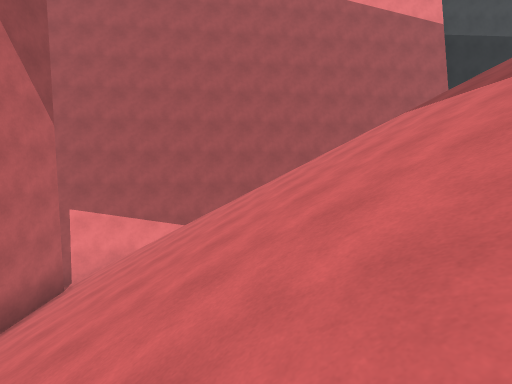
view 1 (above)

18 first-person views from a walk through a 3-D level made in the Unity game engine. The camera is 1.3 m above the floor, tilts 6° down and sees 85° across. The floor is counted in squares, 2 m on a side. Each view is taken from the middle of a square. On the plan, view 1 faces up. The plan holds only what a view shows up to about 9 squares ahead; the rest is blank. The place goes on beyond the plan.

view 2
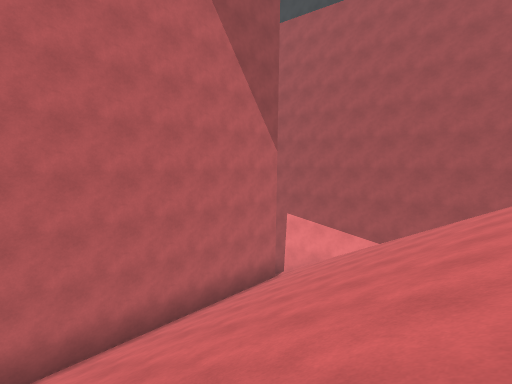

view 3
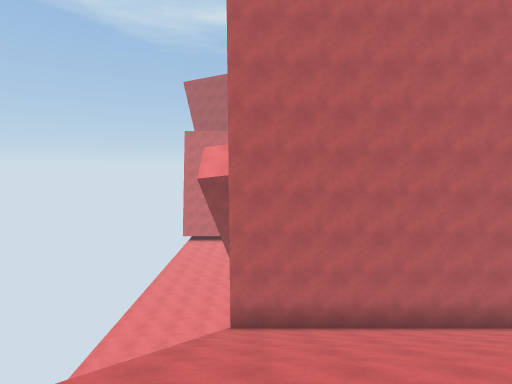

view 4
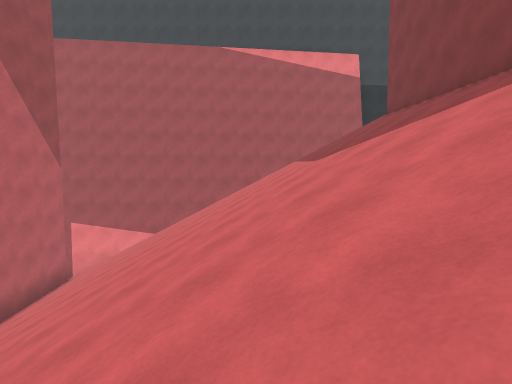

view 5
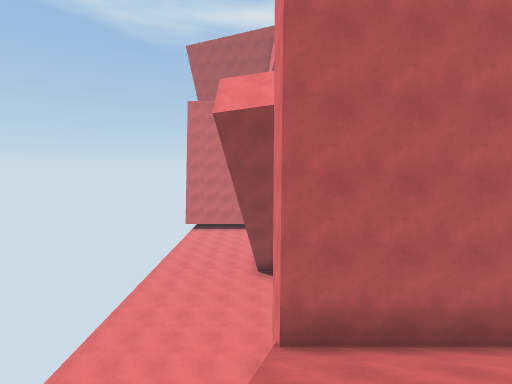

view 6
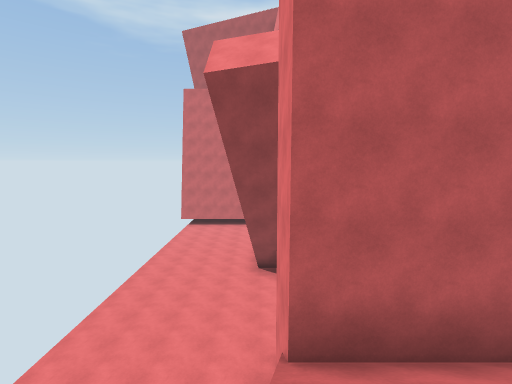

view 7
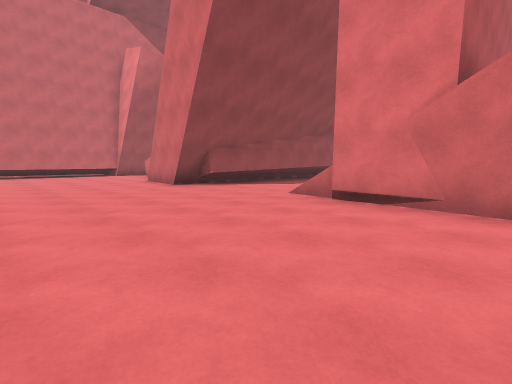

view 8
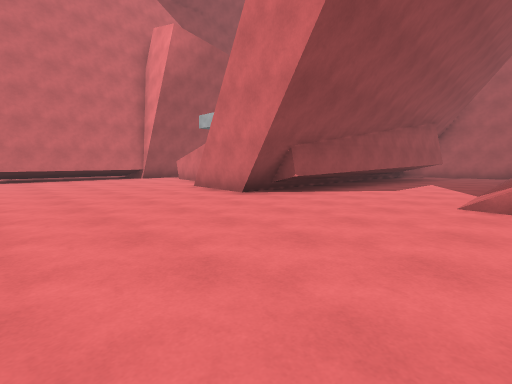

view 9
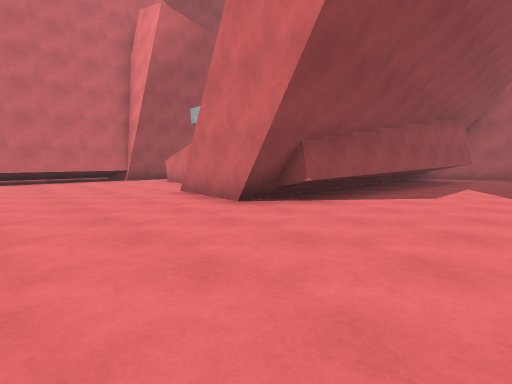

view 10
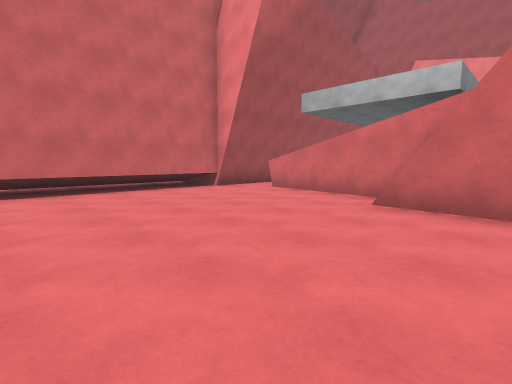

view 11
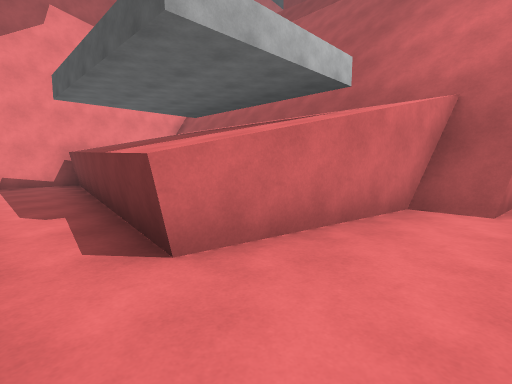

view 12
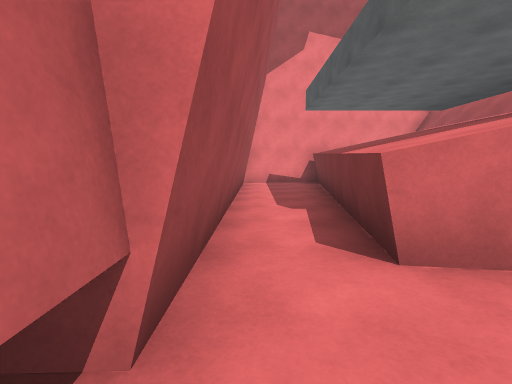

view 13
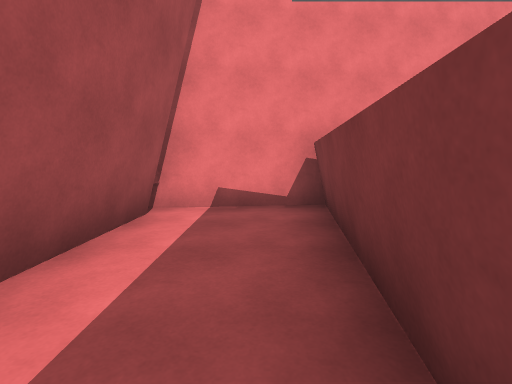

view 14
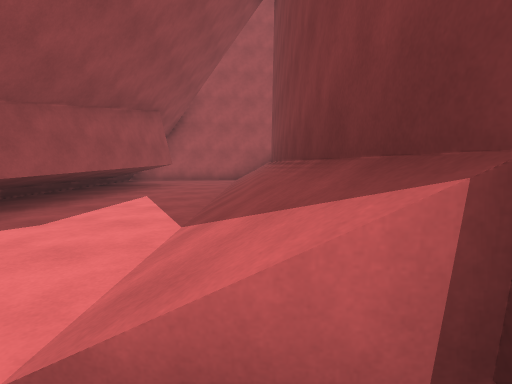

view 15
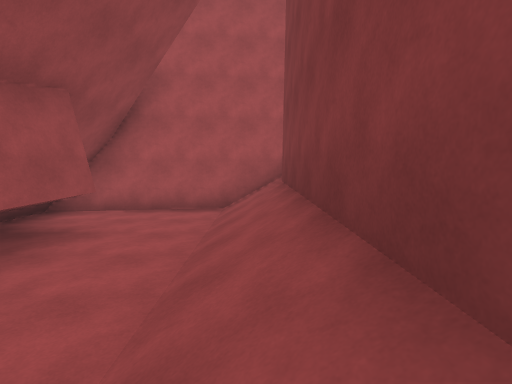

view 16
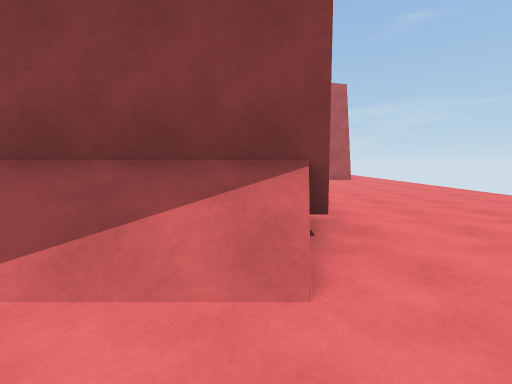

view 17
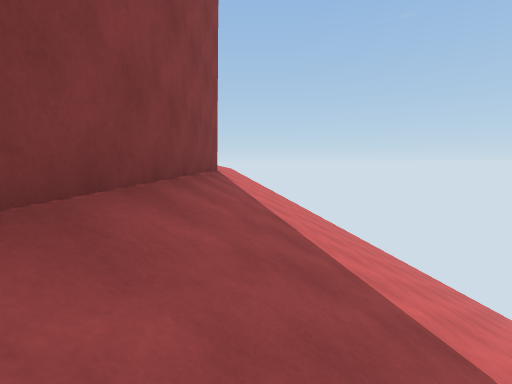

view 18
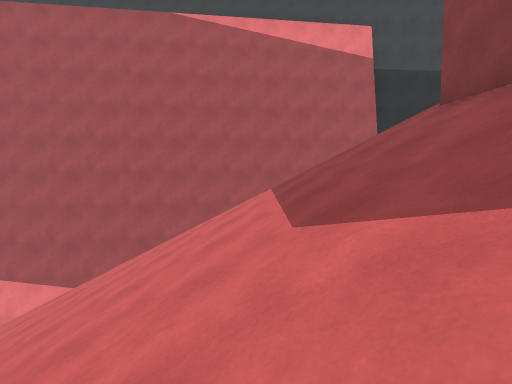

### Floor plan
Key: @ floor where view 1 was taken; # wall or solid block; . main floor; : floor 11.5 m higher than the main floor; / step, stairs or slope; ^ raised ledge; v drop or lower ground.
Columns run from 19 left of view 1 to 6 right of it. Each row starts with its distance up from view 1.
 10                    ###
  9                #####vv
  8         ########v
  7  ###    #.../ /////vvv
  6 ##.#    #.../##///////////
  5 #..#    ##../##//////////#
  4 #..#    ##../##//////////#
  3 #..#    ##../##//////////#
  2 #..#    ##../##//////////#
  1 #.^     ##../##//////////#
  0 #.^     #.../##////@/////#
 -1 #.^#### #.../##//////////#
 -2 #.....###.../##///////////
 -3 #.....###.....////////////
 -4 #.................../v:///
 -5 #...................
 -6 #...................
 -7 #...................

Where each view was taken, in squares from view 1:
view 1: 0 up, 0 right, facing up
view 2: 0 up, 1 right, facing up-left
view 3: 2 down, 2 right, facing left
view 4: 3 down, 2 right, facing up
view 5: 3 down, 1 left, facing left
view 6: 3 down, 2 left, facing left
view 7: 7 down, 4 left, facing up-left
view 8: 7 down, 7 left, facing up-left
view 9: 6 down, 8 left, facing up-left
view 10: 7 down, 12 left, facing up-left
view 11: 3 down, 18 left, facing up-right
view 12: 3 down, 18 left, facing up
view 13: 2 up, 17 left, facing up
view 14: 3 down, 7 left, facing up
view 15: 1 up, 7 left, facing up
view 16: 2 down, 9 left, facing right
view 17: 5 up, 5 right, facing down
view 18: 1 up, 3 right, facing up
